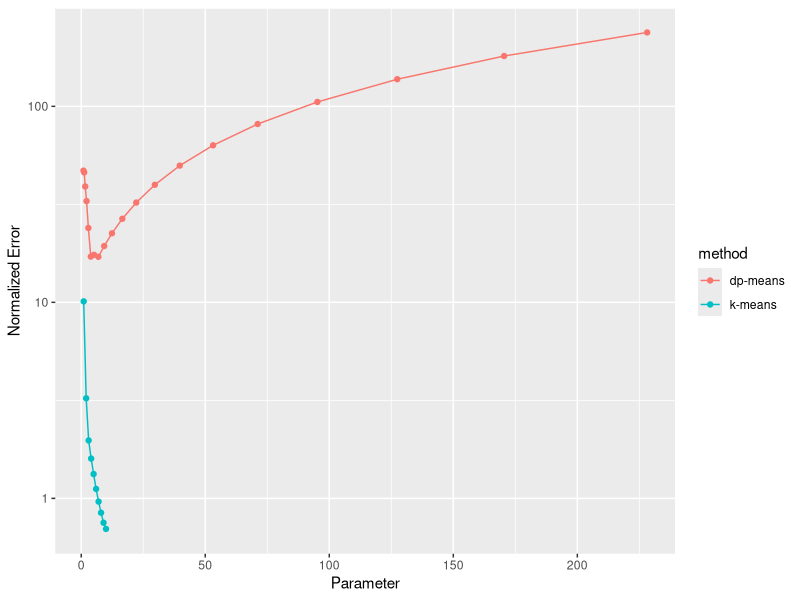
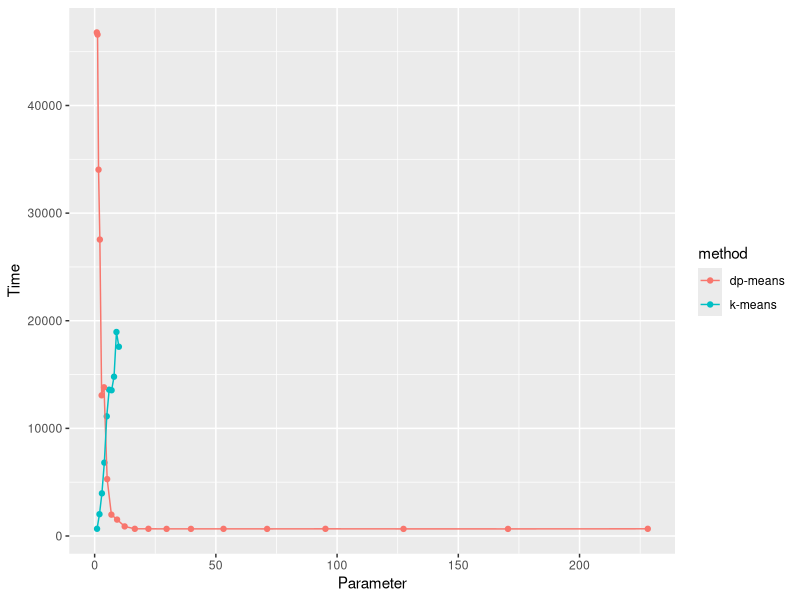
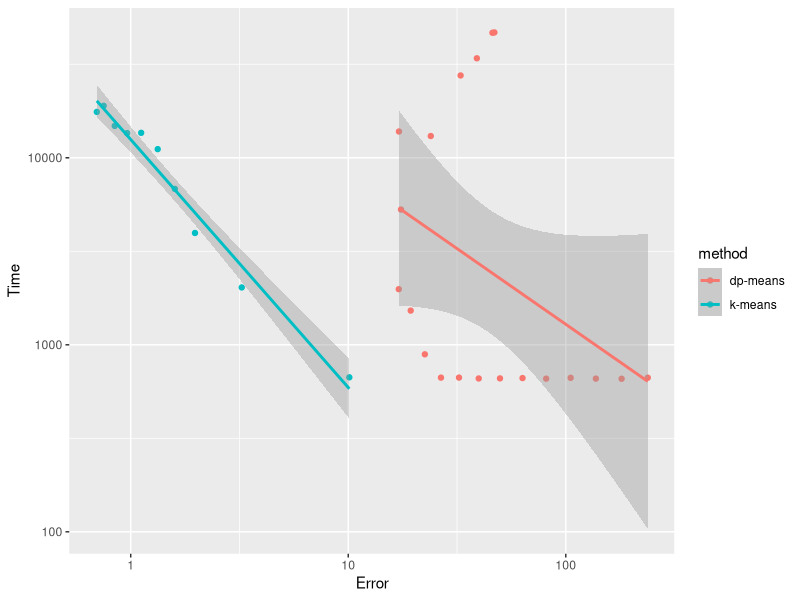

These figures' R source, in order:
#!/usr/bin/env Rscript

library(ggplot2)
library(gridExtra)
library(reshape2)

X <- read.delim("./output/test.csv", sep=",", header=FALSE)
colnames(X) <- c("mthd","parameter","error","time")
X$method <- as.factor(X$mthd)

summary(X)

p <-ggplot(data=X, aes(parameter, error)) + 
	geom_point(aes(color=method)) +
	geom_line(aes(color=method)) +
	scale_y_log10() + 
	xlab("Parameter") +
	ylab("Normalized Error") 
ggsave(file="./img/test_errors.png", width=5, height=4, dpi=100)

p1 <-ggplot(data=X, aes(parameter, time)) + 
	geom_point(aes(color = method)) +
	geom_line(aes(color = method)) +  
	xlab("Parameter") +
	ylab("Time") 
ggsave(file="./img/test_times.png", width=5, height=4, dpi=100)

p2 <-ggplot(data=X, aes(error, time)) + 
	geom_point(aes(color = method)) +
	#geom_line(aes(color = method)) +  
	geom_smooth(aes(color=method), method = "lm") + 
	scale_y_log10() + 
	scale_x_log10() + 
	xlab("Error") +
	ylab("Time") 
ggsave(file="./img/test_times-error.png", width=5, height=4, dpi=100)
